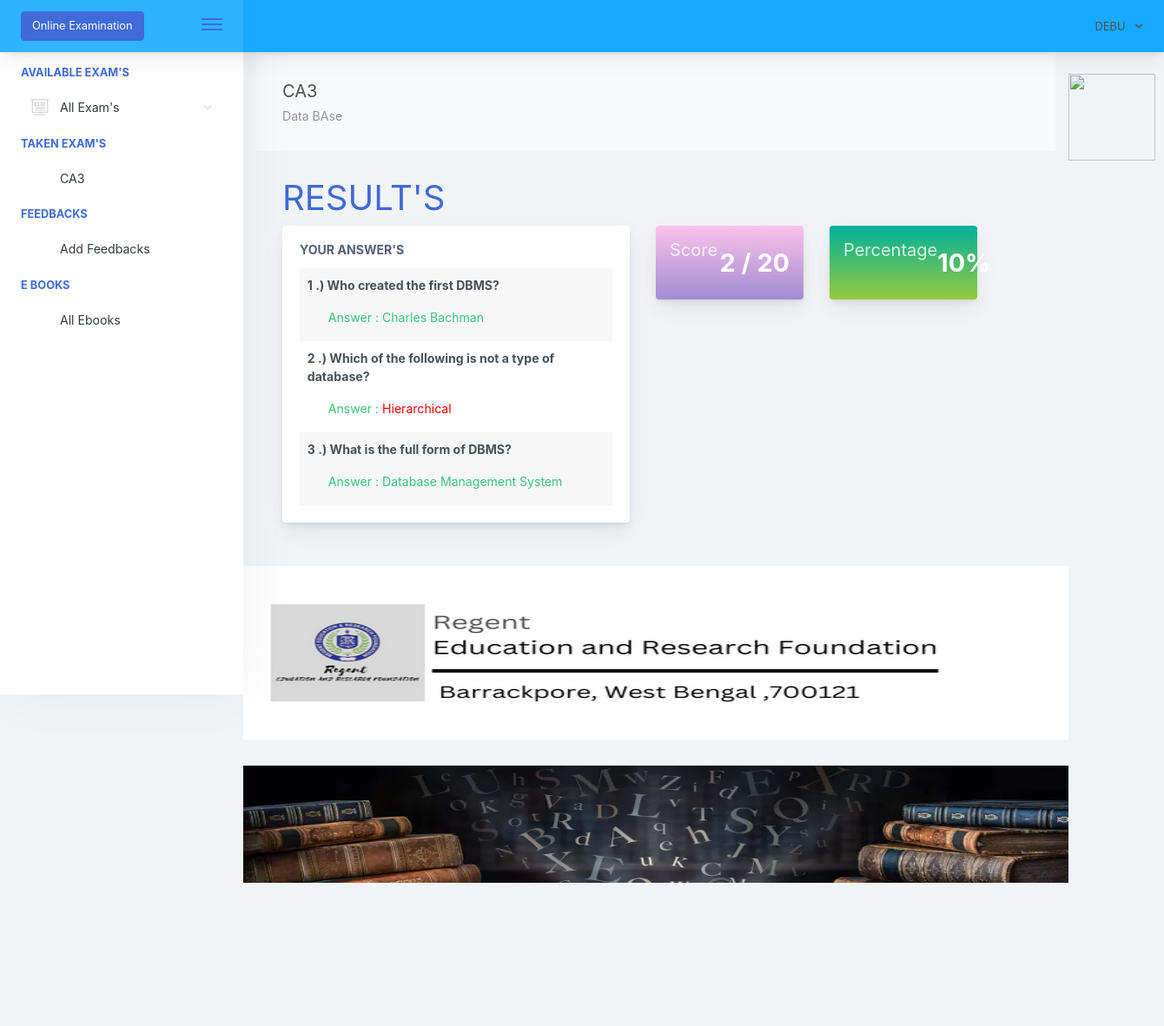
Screenshot of /home.php?page=result&id=27 (signed in) with the database file from the repository.
### tables this page shows
CREATE TABLE `examinee_tbl` (
  `exmne_id` int(11) NOT NULL,
  `exmne_fullname` varchar(1000) NOT NULL,
  `exmne_course` varchar(1000) NOT NULL,
  `exmne_gender` varchar(1000) NOT NULL,
  `exmne_birthdate` varchar(1000) NOT NULL,
  `exmne_year_level` varchar(1000) NOT NULL,
  `exmne_email` varchar(1000) NOT NULL,
  `exmne_password` varchar(1000) NOT NULL,
  `exmne_status` varchar(1000) NOT NULL DEFAULT 'active'
);

CREATE TABLE `exam_tbl` (
  `ex_id` int(11) NOT NULL,
  `cou_id` int(11) NOT NULL,
  `ex_title` varchar(1000) NOT NULL,
  `ex_time_limit` varchar(1000) NOT NULL,
  `ex_questlimit_display` int(11) NOT NULL,
  `ex_description` varchar(1000) NOT NULL,
  `ex_created` timestamp NOT NULL DEFAULT current_timestamp() ON UPDATE current_timestamp()
);

CREATE TABLE `exam_question_tbl` (
  `eqt_id` int(11) NOT NULL,
  `exam_id` int(11) NOT NULL,
  `exam_question` varchar(1000) NOT NULL,
  `exam_ch1` varchar(1000) NOT NULL,
  `exam_ch2` varchar(1000) NOT NULL,
  `exam_ch3` varchar(1000) NOT NULL,
  `exam_ch4` varchar(1000) NOT NULL,
  `exam_answer` varchar(1000) NOT NULL,
  `exam_status` varchar(1000) NOT NULL DEFAULT 'active'
);

CREATE TABLE `exam_answers` (
  `exans_id` int(11) NOT NULL,
  `axmne_id` int(11) NOT NULL,
  `exam_id` int(11) NOT NULL,
  `quest_id` int(11) NOT NULL,
  `exans_answer` varchar(1000) NOT NULL,
  `exans_status` varchar(1000) NOT NULL DEFAULT 'new',
  `exans_created` timestamp NOT NULL DEFAULT current_timestamp() ON UPDATE current_timestamp()
);

### query/selectData.php (called while the page is built, shortened)
<?php
$exmneId = $_SESSION['examineeSession']['exmne_id'];
$selExmneeData = $conn->query("SELECT * FROM examinee_tbl WHERE exmne_id='$exmneId' ")->fetch(PDO::FETCH_ASSOC);
 ?>

### pages/result.php (the view)
 <?php
    $examId = $_GET['id'];
    $selExam = $conn->query("SELECT * FROM exam_tbl WHERE ex_id='$examId' ")->fetch(PDO::FETCH_ASSOC);
 ?>
<div class="app-main__outer">
<div class="app-main__inner">
    <div id="refreshData">
    <div class="col-md-12">
        <div class="app-page-title">
            <div class="page-title-wrapper">
                <div class="page-title-heading">
                    <div>
                        <?php echo $selExam['ex_title']; ?>
                          <div class="page-title-subheading">
                            <?php echo $selExam['ex_description']; ?>
                          </div>
                    </div>
                </div>
            </div>
        </div>
        <div class="row col-md-12">
        	<h1 class="text-primary">RESULT'S</h1>
        </div>
        <div class="row col-md-6 float-left">
        	<div class="main-card mb-3 card">
                <div class="card-body">
                	<h5 class="card-title">Your Answer's</h5>
        			<table class="align-middle mb-0 table table-borderless table-striped table-hover" id="tableList">
                    <?php
                    	$selQuest = $conn->query("SELECT * FROM exam_question_tbl eqt INNER JOIN exam_answers ea ON eqt.eqt_id = ea.quest_id WHERE eqt.exam_id='$examId' AND ea.axmne_id='$exmneId' AND ea.exans_status='new' ");
                    	$i = 1;
                    	while ($selQuestRow = $selQuest->fetch(PDO::FETCH_ASSOC)) { ?>
                    		<tr>
                    			<td>
                    				<b><p><?php echo $i++; ?> .) <?php echo $selQuestRow['exam_question']; ?></p></b>
                    				<label class="pl-4 text-success">
                    					Answer :
                    					<?php
                    						if($selQuestRow['exam_answer'] != $selQuestRow['exans_answer'])
                    						{ ?>
                    							<span style="color:red"><?php echo $selQuestRow['exans_answer']; ?></span>
                    						<?PHP }
                    						else
                    						{ ?>
                    							<span class="text-success"><?php echo $selQuestRow['exans_answer']; ?></span>
                    						<?php }
                    					 ?>
                    				</label>
                    			</td>
                    		</tr>
                    	<?php }
                     ?>
	                 </table>
                </div>
            </div>
        </div>
        <div class="col-md-6 float-left">
        	<div class="col-md-6 float-left">
        	<div class="card mb-3 widget-content bg-night-fade">
                <div class="widget-content-wrapper text-white">
                    <div class="widget-content-left">
                        <div class="widget-heading"><h5>Score</h5></div>
                        <div class="widget-subheading" style="color: transparent;">/</div>
                    </div>
                    <div class="widget-content-right">
                        <div class="widget-numbers text-white">
                            <?php
                                $selScore = $conn->query("SELECT * FROM exam_question_tbl eqt INNER JOIN exam_answers ea ON eqt.eqt_id = ea.quest_id AND eqt.exam_answer = ea.exans_answer  WHERE ea.axmne_id='$exmneId' AND ea.exam_id='$examId' AND ea.exans_status='new' ");
                            ?>
                            <span>
                                <?php echo $selScore->rowCount(); ?>
                                <?php
                                    $over  = $selExam['ex_questlimit_display'];
                                 ?>
                            </span> / <?php echo $over; ?>
                        </div>
                    </div>
                </div>
            </div>
        	</div>
            <div class="col-md-6 float-left">
            <div class="card mb-3 widget-content bg-happy-green">
                <div class="widget-content-wrapper text-white">
                    <div class="widget-content-left">
                        <div class="widget-heading"><h5>Percentage</h5></div>
                        <div class="widget-subheading" style="color: transparent;">/</div>
                        </div>
                        <div class="widget-content-right">
                        <div class="widget-numbers text-white">
                            <?php
                                $selScore = $conn->query("SELECT * FROM exam_question_tbl eqt INNER JOIN exam_answers ea ON eqt.eqt_id = ea.quest_id AND eqt.exam_answer = ea.exans_answer  WHERE ea.axmne_id='$exmneId' AND ea.exam_id='$examId' AND ea.exans_status='new' ");
                            ?>
                            <span>
                                <?php
                                    $score = $selScore->rowCount();
                                    $ans = $score / $over * 100;
                                    echo "$ans";
                                    echo "%";
                                 ?>
                            </span>
                        </div>
                    </div>
                </div>
            </div>
            </div>
        </div>
    </div>
    </div>
</div>

### includes/header.php (shortened to what this page needs)
<?php
  include("conn.php");
  include("query/selectData.php");
 ?>
<!doctype html>
<html lang="en">
<head>
    <link href="./main.css" rel="stylesheet">
    <link href="css/sweetalert.css" rel="stylesheet">
</head>
<body id="body">
    <div class="app-container app-theme-white body-tabs-shadow fixed-sidebar fixed-header">
        <div class="app-header header-shadow bg-info">
            <div class="app-header__logo">
                <a href="home.php" class="btn btn-primary">Online Examination</a>
                <div class="header__pane ml-auto">
                    <div>
                        <button type="button" class="hamburger close-sidebar-btn hamburger--elastic" data-class="closed-sidebar">
                            <span class="hamburger-box">
                                <span class="hamburger-inner"></span>
                            </span>
                        </button>
                    </div>
                </div>
            </div>
                <div class="app-header__content">
                <div class="app-header-right">
                    <div class="header-btn-lg pr-0">
                        <div class="widget-content p-0">
                            <div class="widget-content-wrapper">
                                <div class="widget-content-left">
                                    <div class="btn-group">
                                        <a data-toggle="dropdown" aria-haspopup="true" aria-expanded="false" class="p-0 btn">
                                            <?php
                                                echo strtoupper($selExmneeData['exmne_fullname']);
                                             ?>
                                            <i class="fa fa-angle-down ml-2 opacity-8"></i>
                                        </a>
                                    </div>
                                </div>
                            </div>
                        </div>
                    </div>        </div>
            </div>
        </div>

### home.php (shortened to what this page needs)
<?php include("includes/header.php"); ?>
<div class="app-main">
<?php include("includes/sidebar.php"); ?>
<?php
   @$page = $_GET['page'];
   if($page != '')
   {
     if($page == "exam")
     {
       include("pages/exam.php");
     }
     else if($page == "result")
     {
       include("pages/result.php");
     }
     else if($page == "myscores")
     {
       include("pages/myscores.php");
     }
   }
   else
   {
     include("pages/home.php");
   }
 ?>
 <img style="margin:20px 0px 0px 0px " height="200" width="950" src="assets/images/pp.png">
 <img style="margin:30px 0px 0px 0px " height="300" width="950" src="assets/images/book.webp">
 </div>
<img style="margin:25px 25px 0px 0px " height="100" width="100" src="assets/images/Onn.png">
<?php include("includes/footer.php"); ?>

### includes/sidebar.php (shortened to what this page needs)
<div class="app-sidebar sidebar-shadow">
        <div class="scrollbar-sidebar">
        <div class="app-sidebar__inner">
            <ul class="vertical-nav-menu">
                <li class="app-sidebar__heading">AVAILABLE EXAM'S</li>
                <li>
                <a href="#">
                     <i class="metismenu-icon pe-7s-display2"></i>
                     All Exam's
                    <i class="metismenu-state-icon pe-7s-angle-down caret-left"></i>
                </a>
                </li>
                 <li class="app-sidebar__heading">TAKEN EXAM'S</li>
                <li>
                  <?php
                    $selTakenExam = $conn->query("SELECT * FROM exam_tbl et INNER JOIN exam_attempt ea ON et.ex_id = ea.exam_id WHERE exmne_id='$exmneId' ORDER BY ea.examat_id  ");
                    if($selTakenExam->rowCount() > 0)
                    {
                        while ($selTakenExamRow = $selTakenExam->fetch(PDO::FETCH_ASSOC)) { ?>
                            <a href="home.php?page=result&id=<?php echo $selTakenExamRow['ex_id']; ?>" >
                                <?php echo $selTakenExamRow['ex_title']; ?>
                            </a>
                        <?php }
                    }
                    else
                    { ?>
                        <a href="#" class="pl-3">You are not taking exam yet</a>
                    <?php }
                   ?>
                </li>
                <li class="app-sidebar__heading">FEEDBACKS</li>
                <li>
                    <a href="#" data-toggle="modal" data-target="#feedbacksModal" >
                        Add Feedbacks
                    </a>
                </li>
                <li class="app-sidebar__heading">E Books</li>
                <li>
                    <a href="#" data-toggle="modal" data-target="#" >
                        All Ebooks
                    </a>
                </li>
            </ul>
        </div>
    </div>
</div>

### includes/footer.php (shortened to what this page needs)
    </div>
        </div>
</body>
</html>

### rows the page displays
examinee_tbl: exmne_fullname "DEBU"
exam_tbl: ex_title "CA3", ex_description "Data BAse", ex_questlimit_display "20", ex_questlimit_display "10"
exam_question_tbl: exam_question "Who created the first DBMS?", exam_answers.exans_answer "Charles Bachman"
exam_question_tbl: exam_question "Which of the following is not a type of database?", exam_answers.exans_answer "Hierarchical"
exam_question_tbl: exam_question "What is the full form of DBMS?", exam_answers.exans_answer "Database Management System"

### other values shown
$selScore->rowCount() "2"
